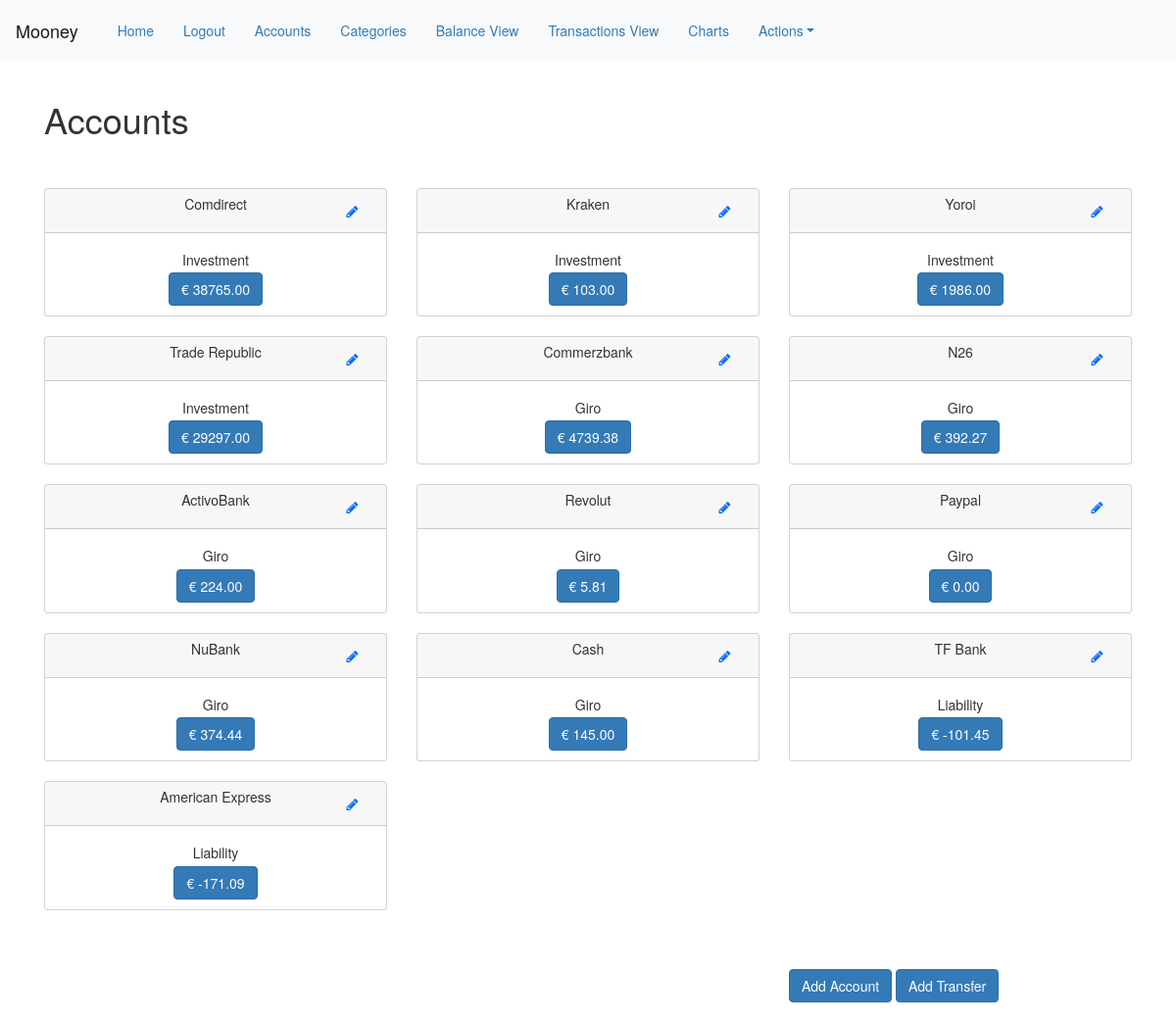
Page /accounts (signed in) on the committed database.
### app/models.py (models this page shows, shortened)
class Account(db.Model):
    id            = db.Column(db.Integer, primary_key=True)
    name  = db.Column(db.String(64), unique=False)
    type  = db.Column(db.String(32), unique=False)
    currency = db.Column(db.String(16), unique=False)
    description   = db.Column(db.String(255), nullable=True)
    created_at    = db.Column(db.DateTime, index=True, default=datetime.utcnow)
    last_modified = db.Column(db.DateTime, index=True, default=datetime.utcnow)
    start_balance = db.Column(db.Float(64), default=0.00)
    balance_date   = db.Column(db.Date, index=True, default=datetime.today())
    user_id       = db.Column(db.Integer, db.ForeignKey('user.id'))
    balance_archive = db.Column(db.String(), nullable=True)

### app/routes.py (the view, shortened to what this page needs)
@app.route('/accounts', methods=['GET', 'POST'])
@login_required
def accounts():
    form = {"name":"text", "type":"text", "currency":"text", "description":"text", "start_balance":"float", "balance_date":"date", "balance_archive":"text"}
    accounts = Account.query.filter_by(user_id=current_user.id).all()
    for account in accounts:
        account.balance = get_single_balance(account)
    return render_template('accounts.html', title='Accounts', accounts=accounts, form=form)

### app/models.py (called while the page is built)
@login.user_loader
def load_user(id):
    return User.query.get(int(id))

### app/templates/accounts.html (shortened to what this page needs)
{% extends "base.html" %}
{% block app_content %}
<link rel="stylesheet" href="https://cdnjs.cloudflare.com/ajax/libs/font-awesome/4.7.0/css/font-awesome.min.css">
<h1>Accounts</h1>
<br>
<br>
<div class="row">
  {% for account in accounts %}
  <div class="col-sm-4">
    <div class="card text-center">
      <div class="card-header" id="account_name" style="white-space: nowrap;">
        <div class="col-sm-12">
          {{ account.name }}
        </div>
        <div>
          <button type="button" class="btn btn-outline-primary" style="margin-left: -15%;" data-toggle="modal" data-target="#myModal{{account.id}}"><i class="fa fa-pencil"></i></button>
        </div>
      </div>
      <div class="card-body">
        <h5 class="card-title">{{ account.type }}</h5>
        <a href="{{ url_for('account_detail', account=account.name) }}" class="btn btn-primary">{{ "€ %.2f" % account.balance }}</a>
      </div>
    </div>
    <br>
  </div>
  {% endfor %}
</div>
<br>
<br>
<div class="row">
  <div class="col-md-4"></div>
  <div class="col-md-4"></div>
  <div class="col-md-4">
      <a href="{{ url_for('add_account') }}" class="btn btn-primary">Add Account</a>
      <a href="{{ url_for('add_transfer') }}" class="btn btn-primary">Add Transfer</a>
  </div>
</div>
<br>
{% endblock %}

### app/templates/base.html (shortened to what this page needs)
<!DOCTYPE html>
<html lang="en">
<head>
  <link href="https://cdn.jsdelivr.net/npm/bootstrap@5.2.3/dist/css/bootstrap.min.css" rel="stylesheet">
  <link rel="stylesheet" type="text/css" href="https://cdn.datatables.net/1.10.25/css/dataTables.bootstrap5.css">
</head>
{% extends 'bootstrap/base.html' %}
{% block navbar %}
<nav class="navbar navbar-expand-lg navbar-light bg-light">
    <a class="navbar-brand">Mooney</a>
    <ul class="nav navbar-nav">
      <li class="active"><a href="{{ url_for('index') }}">Home</a></li>
      {% if current_user.is_anonymous %}
        <li><a href="{{ url_for('login') }}">Login</a></li>
      {% else %}
        <li><a href="{{ url_for('logout') }}">Logout</a></li>
      {% endif %}
      <li><a href="{{ url_for('accounts') }}">Accounts</a></li>
      <li><a href="{{ url_for('categories') }}">Categories</a></li>
      <li><a href="{{ url_for('balance_view') }}">Balance View</a></li>
      <li><a href="{{ url_for('transactions') }}">Transactions View</a></li>
      <li><a href="{{ url_for('charts') }}">Charts</a></li>
      <li class="dropdown"><a class="dropdown-toggle"  data-bs-toggle='dropdown'>Actions</a>
      </li>
    </ul>
</nav>
  {% endblock %}
  {% block content %}
    <div class="container">
      <link href="https://cdnjs.cloudflare.com/ajax/libs/select2/4.0.13/css/select2.min.css" rel="stylesheet" />
      {% block app_content %}{% endblock %}
    </div>
  {% endblock %}

### rows in the picture
Account: name "Comdirect", type "Investment", balance "€ 38765.00"
Account: name "Kraken", type "Investment", balance "€ 103.00"
Account: name "Yoroi", type "Investment", balance "€ 1986.00"
Account: name "Trade Republic", type "Investment", balance "€ 29297.00"
Account: name "Commerzbank", type "Giro", balance "€ 4739.38"
Account: name "N26", type "Giro", balance "€ 392.27"
Account: name "ActivoBank", type "Giro", balance "€ 224.00"
Account: name "Revolut", type "Giro", balance "€ 5.81"
Account: name "Paypal", type "Giro", balance "€ 0.00"
Account: name "NuBank", type "Giro", balance "€ 374.44"
Account: name "Cash", type "Giro", balance "€ 145.00"
Account: name "TF Bank", type "Liability", balance "€ -101.45"
Account: name "American Express", type "Liability", balance "€ -171.09"
